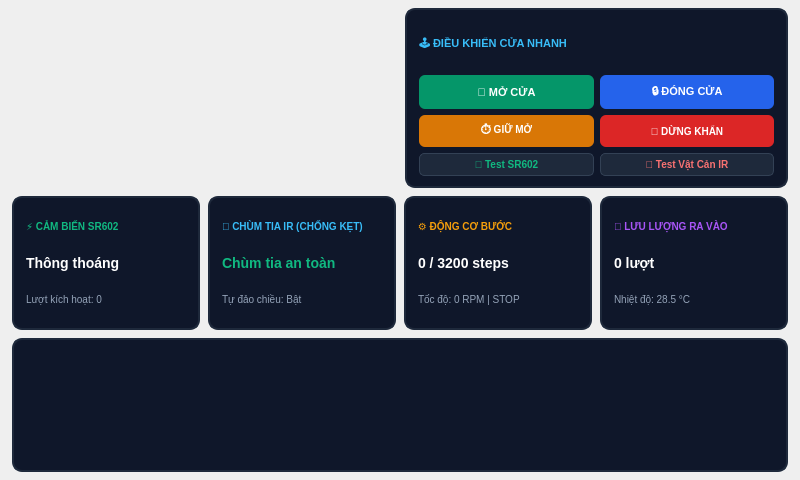
<?xml version="1.0" encoding="UTF-8"?>
<ui version="4.0">
 <class>DashboardPage</class>
 <widget class="QWidget" name="DashboardPage">
  <property name="geometry">
   <rect>
    <x>0</x>
    <y>0</y>
    <width>800</width>
    <height>480</height>
   </rect>
  </property>
  <layout class="QVBoxLayout" name="mainLayout">
   <property name="spacing">
    <number>8</number>
   </property>
   <property name="leftMargin">
    <number>12</number>
   </property>
   <property name="topMargin">
    <number>8</number>
   </property>
   <property name="rightMargin">
    <number>12</number>
   </property>
   <property name="bottomMargin">
    <number>8</number>
   </property>

   <!-- TOP ROW: DOOR CANVAS & QUICK CONTROLS -->
   <item>
    <layout class="QHBoxLayout" name="topRowLayout">
     <property name="spacing">
      <number>10</number>
     </property>

     <!-- LEFT: DOOR VISUALIZER CONTAINER -->
     <item>
      <widget class="QFrame" name="doorVisualizerContainer">
       <property name="minimumSize">
        <size>
         <width>360</width>
         <height>180</height>
        </size>
       </property>
       <layout class="QVBoxLayout" name="doorVisLayout">
        <property name="margin">
         <number>0</number>
        </property>
       </layout>
      </widget>
     </item>

     <!-- RIGHT: ONE-TOUCH MANUAL CONTROLS -->
     <item>
      <widget class="QFrame" name="controlPanelCard">
       <property name="minimumSize">
        <size>
         <width>240</width>
         <height>180</height>
        </size>
       </property>
       <property name="styleSheet">
        <string notr="true">QFrame#controlPanelCard { background-color: #0f172a; border: 1.5px solid #1e293b; border-radius: 10px; }</string>
       </property>
       <layout class="QVBoxLayout" name="ctrlLayout">
        <property name="leftMargin">
         <number>12</number>
        </property>
        <property name="topMargin">
         <number>10</number>
        </property>
        <property name="rightMargin">
         <number>12</number>
        </property>
        <property name="bottomMargin">
         <number>10</number>
        </property>
        <property name="spacing">
         <number>6</number>
        </property>

        <item>
         <widget class="QLabel" name="ctrlTitle">
          <property name="text">
           <string>🕹️ ĐIỀU KHIỂN CỬA NHANH</string>
          </property>
          <property name="styleSheet">
           <string notr="true">color: #38bdf8; font-size: 11px; font-weight: 800;</string>
          </property>
         </widget>
        </item>

        <item>
         <layout class="QHBoxLayout" name="actionRow1">
          <property name="spacing">
           <number>6</number>
          </property>
          <item>
           <widget class="QPushButton" name="btnOpenDoor">
            <property name="minimumSize">
             <size>
              <width>0</width>
              <height>34</height>
             </size>
            </property>
            <property name="cursor">
             <cursorShape>PointingHandCursor</cursorShape>
            </property>
            <property name="text">
             <string>🚪 MỞ CỬA</string>
            </property>
            <property name="styleSheet">
             <string notr="true">QPushButton { background-color: #059669; color: white; border: none; border-radius: 6px; font-size: 11px; font-weight: 700; } QPushButton:hover { background-color: #10b981; }</string>
            </property>
           </widget>
          </item>
          <item>
           <widget class="QPushButton" name="btnCloseDoor">
            <property name="minimumSize">
             <size>
              <width>0</width>
              <height>34</height>
             </size>
            </property>
            <property name="cursor">
             <cursorShape>PointingHandCursor</cursorShape>
            </property>
            <property name="text">
             <string>🔒 ĐÓNG CỬA</string>
            </property>
            <property name="styleSheet">
             <string notr="true">QPushButton { background-color: #2563eb; color: white; border: none; border-radius: 6px; font-size: 11px; font-weight: 700; } QPushButton:hover { background-color: #3b82f6; }</string>
            </property>
           </widget>
          </item>
         </layout>
        </item>

        <item>
         <layout class="QHBoxLayout" name="actionRow2">
          <property name="spacing">
           <number>6</number>
          </property>
          <item>
           <widget class="QPushButton" name="btnHoldOpen">
            <property name="minimumSize">
             <size>
              <width>0</width>
              <height>32</height>
             </size>
            </property>
            <property name="cursor">
             <cursorShape>PointingHandCursor</cursorShape>
            </property>
            <property name="text">
             <string>⏱ GIỮ MỞ</string>
            </property>
            <property name="styleSheet">
             <string notr="true">QPushButton { background-color: #d97706; color: white; border: none; border-radius: 6px; font-size: 10px; font-weight: 700; } QPushButton:hover { background-color: #f59e0b; }</string>
            </property>
           </widget>
          </item>
          <item>
           <widget class="QPushButton" name="btnStopEmergency">
            <property name="minimumSize">
             <size>
              <width>0</width>
              <height>32</height>
             </size>
            </property>
            <property name="cursor">
             <cursorShape>PointingHandCursor</cursorShape>
            </property>
            <property name="text">
             <string>🛑 DỪNG KHẨN</string>
            </property>
            <property name="styleSheet">
             <string notr="true">QPushButton { background-color: #dc2626; color: white; border: none; border-radius: 6px; font-size: 10px; font-weight: 700; } QPushButton:hover { background-color: #ef4444; }</string>
            </property>
           </widget>
          </item>
         </layout>
        </item>

        <item>
         <layout class="QHBoxLayout" name="actionRow3">
          <property name="spacing">
           <number>6</number>
          </property>
          <item>
           <widget class="QPushButton" name="btnSimMotion">
            <property name="cursor">
             <cursorShape>PointingHandCursor</cursorShape>
            </property>
            <property name="text">
             <string>🚶 Test SR602</string>
            </property>
            <property name="styleSheet">
             <string notr="true">QPushButton { background-color: #1e293b; color: #10b981; border: 1px solid #334155; border-radius: 5px; font-size: 10px; font-weight: 600; padding: 4px; } QPushButton:hover { background-color: #334155; }</string>
            </property>
           </widget>
          </item>
          <item>
           <widget class="QPushButton" name="btnSimObstacle">
            <property name="cursor">
             <cursorShape>PointingHandCursor</cursorShape>
            </property>
            <property name="text">
             <string>🚧 Test Vật Cản IR</string>
            </property>
            <property name="styleSheet">
             <string notr="true">QPushButton { background-color: #1e293b; color: #f87171; border: 1px solid #334155; border-radius: 5px; font-size: 10px; font-weight: 600; padding: 4px; } QPushButton:hover { background-color: #334155; }</string>
            </property>
           </widget>
          </item>
         </layout>
        </item>

       </layout>
      </widget>
     </item>

    </layout>
   </item>

   <!-- BOTTOM ROW: 4 HARDWARE METRIC CARDS & CHART -->
   <item>
    <layout class="QHBoxLayout" name="bottomRowLayout">
     <property name="spacing">
      <number>8</number>
     </property>

     <!-- CARD 1: SR602 MOTION SENSOR -->
     <item>
      <widget class="QFrame" name="sr602Card">
       <property name="styleSheet">
        <string notr="true">QFrame#sr602Card { background-color: #0f172a; border: 1.5px solid #1e293b; border-radius: 10px; padding: 6px; }</string>
       </property>
       <layout class="QVBoxLayout" name="sr602Layout">
        <property name="margin">
         <number>6</number>
        </property>
        <property name="spacing">
         <number>4</number>
        </property>
        <item>
         <widget class="QLabel" name="sr602Title">
          <property name="text">
           <string>⚡ CẢM BIẾN SR602</string>
          </property>
          <property name="styleSheet">
           <string notr="true">color: #10b981; font-size: 10px; font-weight: 800;</string>
          </property>
         </widget>
        </item>
        <item>
         <widget class="QLabel" name="sr602StatusLabel">
          <property name="text">
           <string>Thông thoáng</string>
          </property>
          <property name="styleSheet">
           <string notr="true">color: #ffffff; font-size: 14px; font-weight: 800;</string>
          </property>
         </widget>
        </item>
        <item>
         <widget class="QLabel" name="sr602TriggerCountLabel">
          <property name="text">
           <string>Lượt kích hoạt: 0</string>
          </property>
          <property name="styleSheet">
           <string notr="true">color: #94a3b8; font-size: 10px;</string>
          </property>
         </widget>
        </item>
       </layout>
      </widget>
     </item>

     <!-- CARD 2: IR ANTI-PINCH SENSOR -->
     <item>
      <widget class="QFrame" name="irCard">
       <property name="styleSheet">
        <string notr="true">QFrame#irCard { background-color: #0f172a; border: 1.5px solid #1e293b; border-radius: 10px; padding: 6px; }</string>
       </property>
       <layout class="QVBoxLayout" name="irLayout">
        <property name="margin">
         <number>6</number>
        </property>
        <property name="spacing">
         <number>4</number>
        </property>
        <item>
         <widget class="QLabel" name="irTitle">
          <property name="text">
           <string>🚨 CHÙM TIA IR (CHỐNG KẸT)</string>
          </property>
          <property name="styleSheet">
           <string notr="true">color: #38bdf8; font-size: 10px; font-weight: 800;</string>
          </property>
         </widget>
        </item>
        <item>
         <widget class="QLabel" name="irStatusLabel">
          <property name="text">
           <string>Chùm tia an toàn</string>
          </property>
          <property name="styleSheet">
           <string notr="true">color: #10b981; font-size: 14px; font-weight: 800;</string>
          </property>
         </widget>
        </item>
        <item>
         <widget class="QLabel" name="irSubLabel">
          <property name="text">
           <string>Tự đảo chiều: Bật</string>
          </property>
          <property name="styleSheet">
           <string notr="true">color: #94a3b8; font-size: 10px;</string>
          </property>
         </widget>
        </item>
       </layout>
      </widget>
     </item>

     <!-- CARD 3: STEPPER MOTOR -->
     <item>
      <widget class="QFrame" name="motorCard">
       <property name="styleSheet">
        <string notr="true">QFrame#motorCard { background-color: #0f172a; border: 1.5px solid #1e293b; border-radius: 10px; padding: 6px; }</string>
       </property>
       <layout class="QVBoxLayout" name="motorLayout">
        <property name="margin">
         <number>6</number>
        </property>
        <property name="spacing">
         <number>4</number>
        </property>
        <item>
         <widget class="QLabel" name="motorTitle">
          <property name="text">
           <string>⚙️ ĐỘNG CƠ BƯỚC</string>
          </property>
          <property name="styleSheet">
           <string notr="true">color: #f59e0b; font-size: 10px; font-weight: 800;</string>
          </property>
         </widget>
        </item>
        <item>
         <widget class="QLabel" name="motorStepsLabel">
          <property name="text">
           <string>0 / 3200 steps</string>
          </property>
          <property name="styleSheet">
           <string notr="true">color: #ffffff; font-size: 14px; font-weight: 800;</string>
          </property>
         </widget>
        </item>
        <item>
         <widget class="QLabel" name="motorSpeedLabel">
          <property name="text">
           <string>Tốc độ: 0 RPM | STOP</string>
          </property>
          <property name="styleSheet">
           <string notr="true">color: #94a3b8; font-size: 10px;</string>
          </property>
         </widget>
        </item>
       </layout>
      </widget>
     </item>

     <!-- CARD 4: TRAFFIC STATS -->
     <item>
      <widget class="QFrame" name="trafficCard">
       <property name="styleSheet">
        <string notr="true">QFrame#trafficCard { background-color: #0f172a; border: 1.5px solid #1e293b; border-radius: 10px; padding: 6px; }</string>
       </property>
       <layout class="QVBoxLayout" name="trafficLayout">
        <property name="margin">
         <number>6</number>
        </property>
        <property name="spacing">
         <number>4</number>
        </property>
        <item>
         <widget class="QLabel" name="trafficTitle">
          <property name="text">
           <string>👥 LƯU LƯỢNG RA VÀO</string>
          </property>
          <property name="styleSheet">
           <string notr="true">color: #a855f7; font-size: 10px; font-weight: 800;</string>
          </property>
         </widget>
        </item>
        <item>
         <widget class="QLabel" name="passageCountLabel">
          <property name="text">
           <string>0 lượt</string>
          </property>
          <property name="styleSheet">
           <string notr="true">color: #ffffff; font-size: 14px; font-weight: 800;</string>
          </property>
         </widget>
        </item>
        <item>
         <widget class="QLabel" name="trafficSubLabel">
          <property name="text">
           <string>Nhiệt độ: 28.5 °C</string>
          </property>
          <property name="styleSheet">
           <string notr="true">color: #94a3b8; font-size: 10px;</string>
          </property>
         </widget>
        </item>
       </layout>
      </widget>
     </item>

    </layout>
   </item>

   <!-- REALTIME CHART CONTAINER -->
   <item>
    <widget class="QFrame" name="chartCard">
     <property name="minimumSize">
      <size>
       <width>0</width>
       <height>120</height>
      </size>
     </property>
     <property name="styleSheet">
      <string notr="true">QFrame#chartCard { background-color: #0f172a; border: 1.5px solid #1e293b; border-radius: 10px; }</string>
     </property>
     <layout class="QVBoxLayout" name="chartContainerLayout">
      <property name="margin">
       <number>6</number>
      </property>
     </layout>
    </widget>
   </item>

  </layout>
 </widget>
 <resources/>
 <connections/>
</ui>
